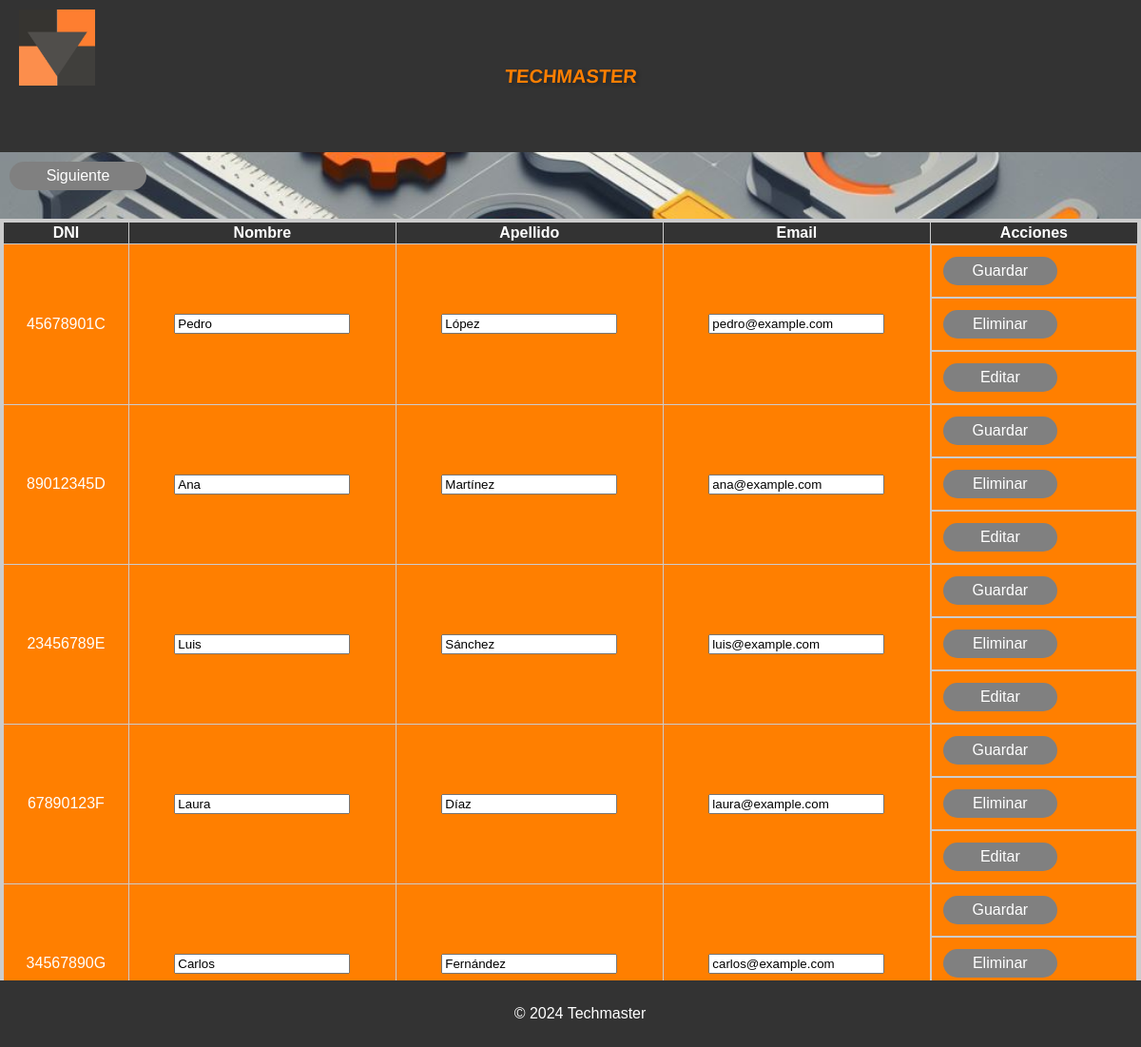
The page /buscar_clientes.php (signed in) on the database its author committed.
### tables this page shows
CREATE TABLE `clientes` (
  `id` int(11) NOT NULL,
  `nombre` varchar(50) NOT NULL,
  `apellido` varchar(50) NOT NULL,
  `dni` varchar(10) NOT NULL,
  `email` varchar(100) DEFAULT NULL,
  `num_tickets` int(11) DEFAULT 0
);

### buscar_clientes.php (the view, shortened to what this page needs)
<!DOCTYPE html>
<html lang="es">
<head>
    <link rel="stylesheet" href="test.css">
</head>
<body>
<header>
    <div class="logo">
        <img src="techmaster_logo.png" alt="Logo de TechMaster">
    </div>
    <h1>TechMaster</h1>
</header>
<?php
$servername = "localhost";
$username = "root";
$password = "Asixdual2024.";
$dbname = "proyecto";
$conn = new mysqli($servername, $username, $password, $dbname);
$clientes_por_pagina = 5;
$pagina_actual = isset($_GET['pagina']) ? (int)$_GET['pagina'] : 1;
$inicio = ($pagina_actual > 1) ? ($pagina_actual * $clientes_por_pagina - $clientes_por_pagina) : 0;
$sql = "SELECT SQL_CALC_FOUND_ROWS dni, nombre, apellido, email FROM Clientes LIMIT ?, ?";
$stmt = $conn->prepare($sql);
$stmt->bind_param("ii", $inicio, $clientes_por_pagina);
$stmt->execute();
$result = $stmt->get_result();
$total_clientes = $conn->query("SELECT FOUND_ROWS() as total")->fetch_assoc()['total'];
$total_paginas = ceil($total_clientes / $clientes_por_pagina);
?>
<div class="pagination">
    <?php if ($pagina_actual < $total_paginas): ?>
        <a href="?pagina=<?php echo $pagina_actual + 1; ?>" class="button button-next">Siguiente</a>
    <?php endif; ?>
</div>
<div class="tabla-container">
    <table>
        <tr>
            <th>DNI</th>
            <th>Nombre</th>
            <th>Apellido</th>
            <th>Email</th>
            <th>Acciones</th>
        </tr>
        <?php if ($result && $result->num_rows > 0): ?>
            <?php while($row = $result->fetch_assoc()): ?>
                <tr>
                    <form action='' method='post'>
                        <td><?php echo htmlspecialchars($row["dni"]); ?></td>
                        <td><input type='text' name='nombre' value='<?php echo htmlspecialchars($row["nombre"]); ?>' readonly></td>
                        <td><input type='text' name='apellido' value='<?php echo htmlspecialchars($row["apellido"]); ?>' readonly></td>
                        <td><input type='text' name='email' value='<?php echo htmlspecialchars($row["email"]); ?>' readonly></td>
                        <td class="actions">
                            <input type='submit' value='Guardar' class='button'>
                        </td>
                    </form>
                    <form action='' method='post'>
                        <td class="actions">
                            <input type='submit' value='Eliminar' class='button'>
                        </td>
                    </form>
                    <td class="actions">
                        <button onclick='habilitarEdicion(this)' class='button'>Editar</button>
                    </td>
                </tr>
            <?php endwhile; ?>
        <?php else: ?>
            <tr>
                <td colspan="5">No se encontraron clientes.</td>
            </tr>
        <?php endif; ?>
    </table>
</div>
<footer>
    <p>© 2024 Techmaster</p>
</footer>
</body>
</html>

### test.css (style rules this page uses)
body { font-family: Arial, sans-serif; margin: 0; padding: 0; background-image: url('reparaciones_background.jpg'); background-size: cover; background-repeat: repeat; min-height: 100vh; position: relative; background-color: rgba(242, 242, 242, 0.3); }
header { background-color: #333; color: #fff; padding: 20px; text-align: center; position: relative; height: 120px; overflow: hidden; }
h1 { font-size: 20px; margin: 0; text-transform: uppercase; text-shadow: 2px 2px 4px rgba(0,0,0,0.3); transform: skew(-5deg); display: inline-block; color: #ff7f00; line-height: 120px; }
.logo { position: absolute; top: 10px; left: 20px; }
.logo img { width: 80px; height: auto; }
.button { display: inline-block; padding: 6px 12px; margin: 10px; background-color: #808080; color: #ffffff; text-decoration: none; border-radius: 20px; border: none; cursor: pointer; transition: background-color 0.3s ease; font-size: 16px; min-width: 120px; text-align: center; }
footer { background-color: #333; color: #fff; text-align: center; padding: 10px; position: fixed; bottom: 0; width: 100%; z-index: 1; margin-top: 20px; }
table { width: 100%; height: 50%; border-collapse: collapse; margin-top: 20px; margin-left: auto; margin-right: auto; border: 4px solid #ccc; }
th, td { border: 1px solid #ccc; text-align: center; color: #fff; background-color: #ff7f00; padding: 2px; }
th { background-color: #333; }
.actions { display: flex; align-items: center; }
.actions form, .actions button { margin-right: 10px; }

### rows shown on the page
clientes: dni "45678901C", nombre "Pedro", apellido "López", email "pedro@example.com"
clientes: dni "89012345D", nombre "Ana", apellido "Martínez", email "ana@example.com"
clientes: dni "23456789E", nombre "Luis", apellido "Sánchez", email "luis@example.com"
clientes: dni "67890123F", nombre "Laura", apellido "Díaz", email "laura@example.com"
clientes: dni "34567890G", nombre "Carlos", apellido "Fernández", email "carlos@example.com"
